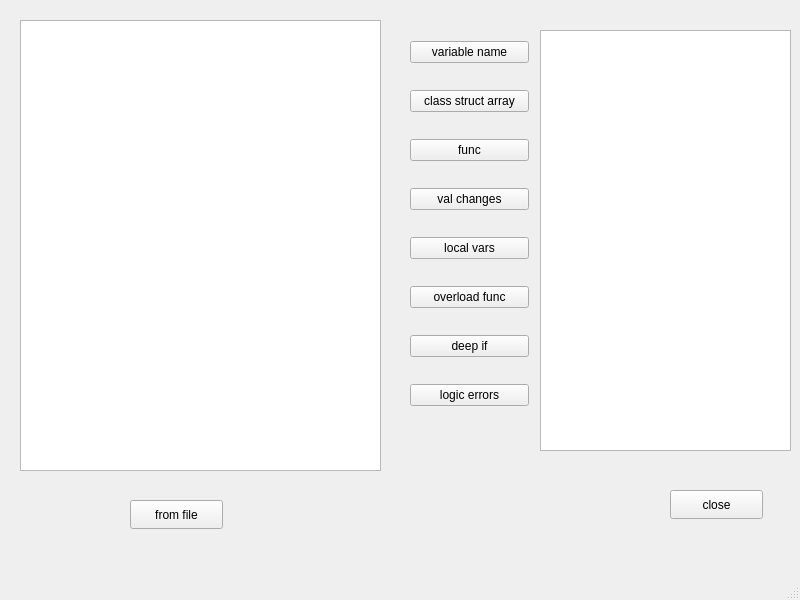
<?xml version="1.0" encoding="UTF-8"?>
<ui version="4.0">
 <class>MainWindow</class>
 <widget class="QMainWindow" name="MainWindow">
  <property name="geometry">
   <rect>
    <x>0</x>
    <y>0</y>
    <width>800</width>
    <height>600</height>
   </rect>
  </property>
  <property name="windowTitle">
   <string>MainWindow</string>
  </property>
  <widget class="QWidget" name="centralwidget">
   <widget class="QPlainTextEdit" name="outPlainText">
    <property name="geometry">
     <rect>
      <x>540</x>
      <y>30</y>
      <width>251</width>
      <height>421</height>
     </rect>
    </property>
   </widget>
   <widget class="QWidget" name="verticalLayoutWidget">
    <property name="geometry">
     <rect>
      <x>410</x>
      <y>20</y>
      <width>119</width>
      <height>411</height>
     </rect>
    </property>
    <layout class="QVBoxLayout" name="verticalLayout">
     <item>
      <widget class="QPushButton" name="varNameButton">
       <property name="text">
        <string>variable name</string>
       </property>
      </widget>
     </item>
     <item>
      <widget class="QPushButton" name="classButton">
       <property name="text">
        <string>class struct array</string>
       </property>
      </widget>
     </item>
     <item>
      <widget class="QPushButton" name="funcButton">
       <property name="text">
        <string>func</string>
       </property>
      </widget>
     </item>
     <item>
      <widget class="QPushButton" name="changeButton">
       <property name="text">
        <string>val changes</string>
       </property>
      </widget>
     </item>
     <item>
      <widget class="QPushButton" name="localButton">
       <property name="text">
        <string>local vars</string>
       </property>
      </widget>
     </item>
     <item>
      <widget class="QPushButton" name="overloadButton">
       <property name="text">
        <string>overload func</string>
       </property>
      </widget>
     </item>
     <item>
      <widget class="QPushButton" name="deppButton">
       <property name="text">
        <string>deep if</string>
       </property>
      </widget>
     </item>
     <item>
      <widget class="QPushButton" name="logicButton">
       <property name="text">
        <string>logic errors</string>
       </property>
      </widget>
     </item>
    </layout>
   </widget>
   <widget class="QPushButton" name="checkFileButton">
    <property name="geometry">
     <rect>
      <x>130</x>
      <y>500</y>
      <width>93</width>
      <height>29</height>
     </rect>
    </property>
    <property name="text">
     <string>from file</string>
    </property>
   </widget>
   <widget class="QPlainTextEdit" name="plainTextEdit">
    <property name="geometry">
     <rect>
      <x>20</x>
      <y>20</y>
      <width>361</width>
      <height>451</height>
     </rect>
    </property>
   </widget>
   <widget class="QPushButton" name="closeButton">
    <property name="geometry">
     <rect>
      <x>670</x>
      <y>490</y>
      <width>93</width>
      <height>29</height>
     </rect>
    </property>
    <property name="text">
     <string>close</string>
    </property>
   </widget>
  </widget>
  <widget class="QMenuBar" name="menubar">
   <property name="geometry">
    <rect>
     <x>0</x>
     <y>0</y>
     <width>800</width>
     <height>26</height>
    </rect>
   </property>
  </widget>
  <widget class="QStatusBar" name="statusbar"/>
 </widget>
 <resources/>
 <connections/>
</ui>
